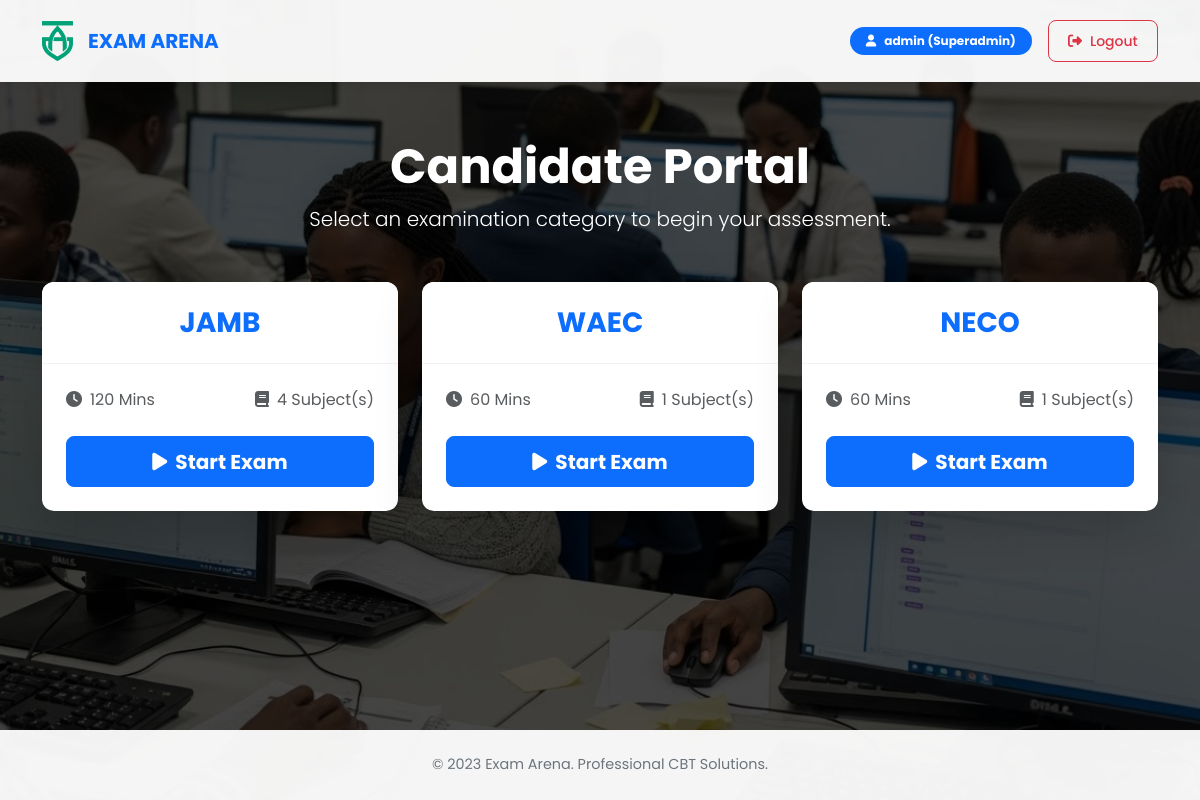
The page /dashboard (signed in) on the database its author committed.
### src/app/models.py (models this page shows, shortened)
class User(db.Model):
    id = db.Column(db.Integer, primary_key=True)
    username = db.Column(db.String(80), unique=True, nullable=False)
    password_hash = db.Column(db.String(128))
    role = db.Column(db.String(20), default='student') # superadmin, centeradmin, student
    center_id = db.Column(db.Integer, db.ForeignKey('center.id'), nullable=True)
    is_writing = db.Column(db.Boolean, default=False)
    last_login = db.Column(db.DateTime)

class Exam(db.Model):
    id = db.Column(db.Integer, primary_key=True)
    name = db.Column(db.String(100), nullable=False) # JAMB, WAEC, NECO
    duration_minutes = db.Column(db.Integer, default=60)
    required_subjects = db.Column(db.Integer, default=1) # JAMB=4, others=1
    subjects = db.relationship('Subject', backref='exam', lazy=True)

### src/app/controllers/main.py (the view)
@bp.route('/dashboard')
@login_required
def dashboard():
    exams = Exam.query.all()
    return render_template('student/dashboard.html', exams=exams)

### src/app/controllers/auth.py (called while the page is built)
def login_required(f):
    @wraps(f)
    def decorated_function(*args, **kwargs):
        if 'user_id' not in session:
            return redirect(url_for('auth.login'))
        return f(*args, **kwargs)
    return decorated_function

@bp.before_app_request
def load_logged_in_user():
    user_id = session.get('user_id')
    if user_id is None:
        g.user = None
    else:
        g.user = User.query.get(user_id)

### src/resources/templates/student/dashboard.html
{% extends 'base.html' %}
{% block content %}
<div class="py-4">
    <div class="text-center text-white mb-5">
        <h1 class="fw-bold display-5">Candidate Portal</h1>
        <p class="lead">Select an examination category to begin your assessment.</p>
    </div>
    <div class="row g-4 justify-content-center">
        {% for exam in exams %}
        <div class="col-md-6 col-lg-4">
            <div class="card h-100 border-0 shadow-lg">
                <div class="card-header bg-white text-center py-4">
                    <h3 class="fw-bold text-primary mb-0">{{ exam.name }}</h3>
                </div>
                <div class="card-body p-4">
                    <div class="d-flex justify-content-between mb-4 text-muted">
                        <div><i class="fas fa-clock me-2"></i>{{ exam.duration_minutes }} Mins</div>
                        <div><i class="fas fa-book me-2"></i>{{ exam.required_subjects }} Subject(s)</div>
                    </div>
                    <a href="{{ url_for('main.exam_setup', exam_id=exam.id) }}" class="btn btn-primary w-100 btn-lg fw-bold">
                        <i class="fas fa-play me-2"></i>Start Exam
                    </a>
                </div>
            </div>
        </div>
        {% endfor %}
    </div>
</div>
{% endblock %}

### src/resources/templates/base.html (shortened to what this page needs)
<!DOCTYPE html>
<html lang="en">
<head>
    <link href="https://cdn.jsdelivr.net/npm/bootstrap@5.3.0/dist/css/bootstrap.min.css" rel="stylesheet">
    <link rel="stylesheet" href="https://cdnjs.cloudflare.com/ajax/libs/font-awesome/6.4.0/css/all.min.css">
    <link href="{{ url_for('static', filename='css/style.css') }}" rel="stylesheet">
</head>
<body>
    <nav class="navbar navbar-expand-lg navbar-light">
        <div class="container">
            <a class="navbar-brand" href="/">
                <img src="{{ url_for('static', filename='img/logo.png') }}" alt="Logo">
                <span>EXAM ARENA</span>
            </a>
            <div class="collapse navbar-collapse" id="navbarNav">
                <ul class="navbar-nav ms-auto align-items-center">
                    {% if g.user %}
                        <li class="nav-item me-3">
                            <span class="badge bg-primary px-3 py-2 rounded-pill">
                                <i class="fas fa-user me-2"></i>{{ g.user.username }} ({{ g.user.role|capitalize }})
                            </span>
                        </li>
                        <li class="nav-item">
                            <a href="{{ url_for('auth.logout') }}" class="btn btn-outline-danger btn-sm">
                                <i class="fas fa-sign-out-alt me-2"></i>Logout
                            </a>
                        </li>
                    {% endif %}
                </ul>
            </div>
        </div>
    </nav>
    <div class="container main-content">
        {% block content %}{% endblock %}
    </div>
    <footer class="footer">
        <div class="container">
            &copy; {{ now.year if now else '2023' }} Exam Arena. Professional CBT Solutions.
        </div>
    </footer>
</body>
</html>

### src/resources/static/css/style.css (style rules this page uses)
:root { --primary-color: #0d6efd; --secondary-color: #6c757d; --dark-overlay: rgba(0, 0, 0, 0.7); --glass-bg: rgba(255, 255, 255, 0.95); }
body { font-family: 'Poppins', sans-serif; min-height: 100vh; display: flex; flex-direction: column; background-color: #f8f9fa; }
.navbar { background: var(--glass-bg) !important; box-shadow: 0 2px 10px rgba(0,0,0,0.1); padding-top: 1rem; padding-bottom: 1rem; }
.navbar-brand img { height: 40px; margin-right: 10px; }
.navbar-brand span { font-weight: 700; color: var(--primary-color); vertical-align: middle; }
.main-content { flex: 1; padding-top: 2rem; padding-bottom: 2rem; }
.card { border: none; border-radius: 12px; box-shadow: 0 6px 20px rgba(0,0,0,0.05); transition: transform 0.2s; overflow: hidden; }
.card-header { background-color: white; border-bottom: 1px solid rgba(0,0,0,0.05); font-weight: 600; padding: 1rem 1.5rem; }
.btn { border-radius: 8px; padding: 0.6rem 1.2rem; font-weight: 500; }
.footer { background: var(--glass-bg); padding: 1.5rem 0; text-align: center; margin-top: auto; font-size: 0.9rem; color: var(--secondary-color); }

### rows shown on the page
User: user.username "admin", user.role "Superadmin"
Exam: name "JAMB", duration_minutes "120", required_subjects "4"
Exam: name "WAEC", duration_minutes "60", required_subjects "1"
Exam: name "NECO", duration_minutes "60", required_subjects "1"

### other values the page prints
{{ now.year if now else '2023' }} "2023"
